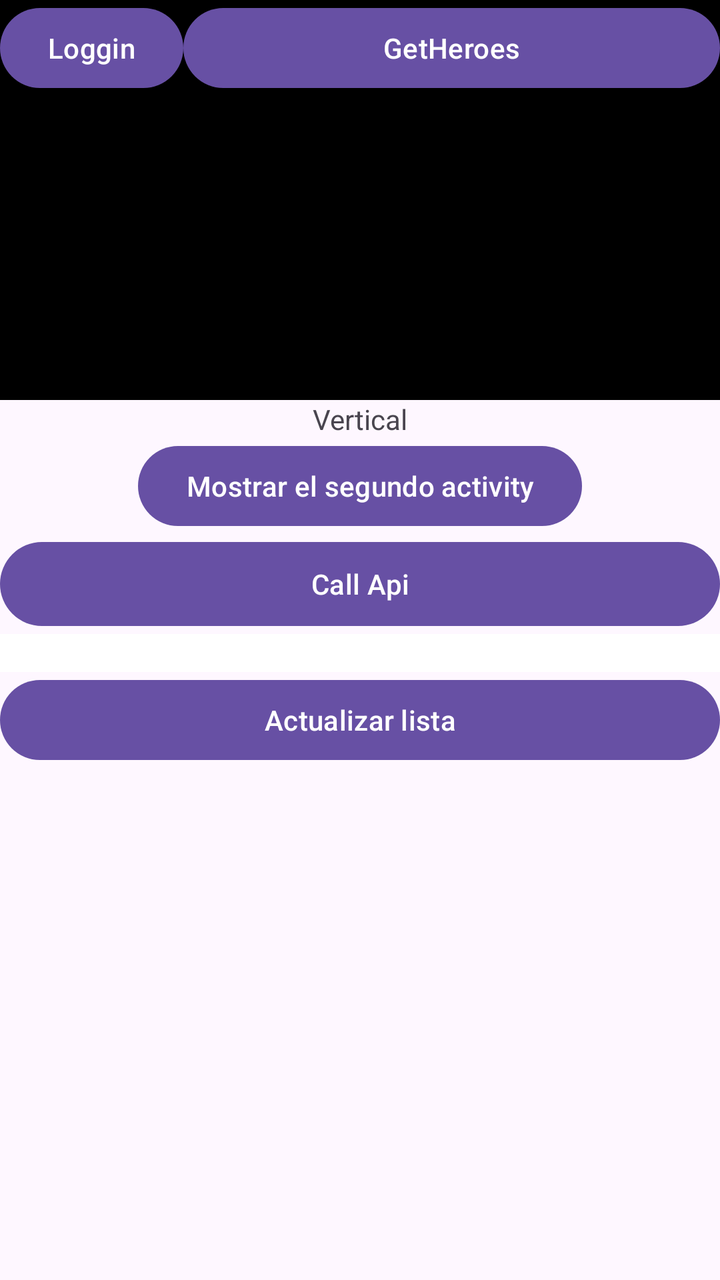
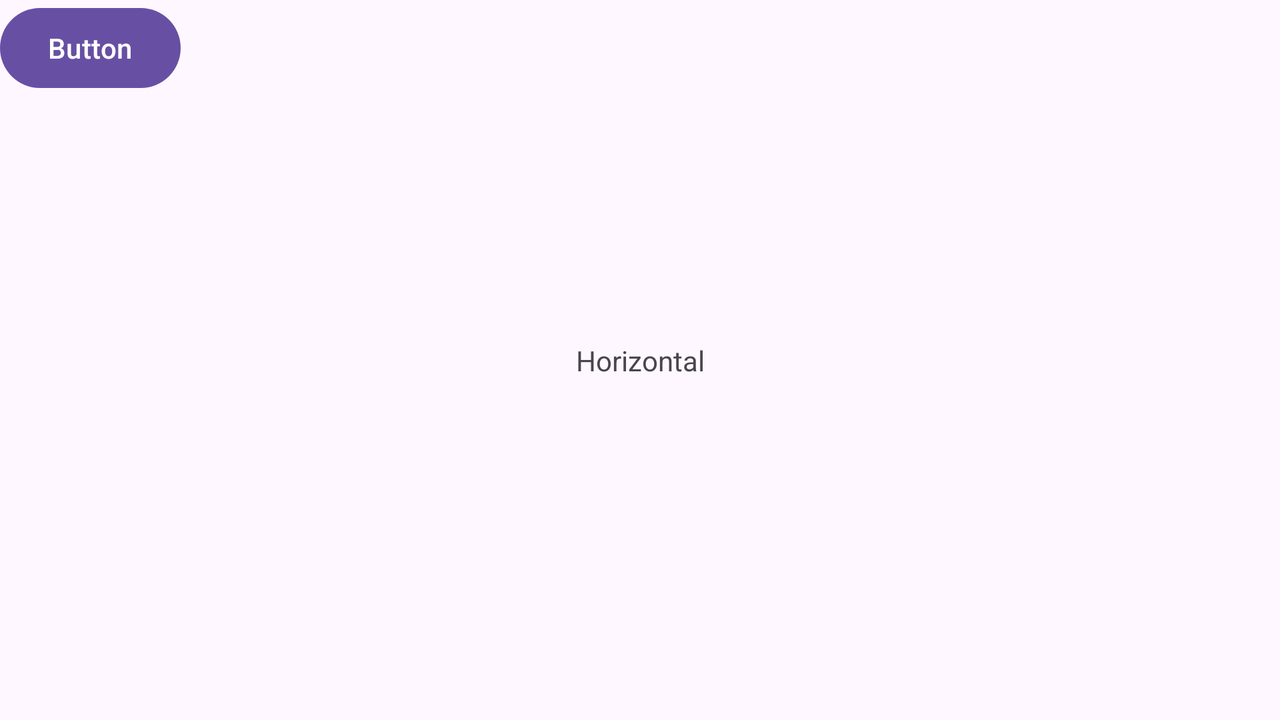

The same Android screen from two of the app's own layout files: first res/layout/ as a phone draws it, then the repository's variant for another configuration, drawn on a device whose configuration selects that folder. Both files follow.
<!-- AndroidManifest.xml: application theme Theme.ResumenPracticadeloexplicadoenlasclases -->
<!-- res/layout/activity_main.xml -->
<?xml version="1.0" encoding="utf-8"?>
<androidx.constraintlayout.widget.ConstraintLayout xmlns:android="http://schemas.android.com/apk/res/android"
    xmlns:app="http://schemas.android.com/apk/res-auto"
    xmlns:tools="http://schemas.android.com/tools"
    android:layout_width="match_parent"
    android:layout_height="match_parent"
    tools:context=".MainActivity">

    <TextView
        android:id="@+id/activity_main_textView"
        android:layout_width="wrap_content"
        android:layout_height="0dp"
        android:text="@string/texto_vertical"

        app:layout_constraintEnd_toEndOf="parent"
        app:layout_constraintStart_toStartOf="parent"
        app:layout_constraintTop_toBottomOf="@id/linearLayout" />

    <Button
        android:id="@+id/activity_main_button"
        android:layout_width="wrap_content"
        android:layout_height="wrap_content"
        android:text="Button"

        app:layout_constraintBottom_toTopOf="@+id/activity_main_textView"
        app:layout_constraintEnd_toEndOf="parent"
        app:layout_constraintStart_toStartOf="parent"
        app:layout_constraintTop_toTopOf="parent"></Button>

    <Button
        android:id="@+id/activity_main_button_Two"
        android:layout_width="wrap_content"
        android:layout_height="wrap_content"
        android:text="Mostrar el segundo activity"

        app:layout_constraintEnd_toEndOf="parent"
        app:layout_constraintStart_toStartOf="parent"
        app:layout_constraintTop_toBottomOf="@+id/activity_main_textView">

    </Button>

    <LinearLayout
        android:id="@+id/linearLayout"
        android:layout_width="match_parent"
        android:layout_height="200dp">

        <FrameLayout
            android:id="@+id/fragment_first"
            android:layout_width="match_parent"
            android:layout_height="match_parent"
            android:background="@color/black">

        </FrameLayout>

    </LinearLayout>

    <Button
        android:id="@+id/button_callApi"
        android:layout_width="match_parent"
        android:layout_height="50dp"
        android:text="Call Api"

        app:layout_constraintEnd_toEndOf="parent"
        app:layout_constraintStart_toStartOf="parent"
        app:layout_constraintTop_toBottomOf="@+id/activity_main_button_Two">

    </Button>
    <TextView
        android:id="@+id/text_view_of_call_apy"
        android:layout_width="0dp"
        android:layout_height="wrap_content"
        android:background="@color/white"

        app:layout_constraintTop_toBottomOf="@id/button_callApi"

        app:layout_constraintStart_toStartOf="parent"
        app:layout_constraintEnd_toEndOf="parent"
        ></TextView>

    <Button
        android:id="@+id/button_loggin"
        android:layout_width="0dp"
        android:layout_height="wrap_content"
        android:text="Loggin"
        app:layout_constraintStart_toStartOf="parent">

    </Button>

    <Button
        android:id="@+id/button_getHeroes"
        android:layout_width="0dp"
        android:layout_height="wrap_content"
        android:text="GetHeroes"
        app:layout_constraintEnd_toEndOf="parent"
        app:layout_constraintStart_toEndOf="@+id/button_loggin">

    </Button>

    <androidx.recyclerview.widget.RecyclerView
        android:id="@+id/Lista"
        android:layout_width="0dp"
        android:layout_height="wrap_content"

        app:layout_constraintTop_toBottomOf="@id/text_view_of_call_apy"
        app:layout_constraintStart_toStartOf="parent"
        app:layout_constraintEnd_toEndOf="parent"
        />

    <Button
        android:id="@+id/botón_actualizarLista"
        android:layout_width="0dp"
        android:layout_height="wrap_content"
        android:text="Actualizar lista"

        app:layout_constraintTop_toBottomOf="@id/Lista"
        app:layout_constraintStart_toStartOf="parent"
        app:layout_constraintEnd_toEndOf="parent"
        >

    </Button>

</androidx.constraintlayout.widget.ConstraintLayout>
<!-- resources referenced by this layout -->
<resources>
  <string name="texto_vertical">Vertical</string>
  <style name="Theme.ResumenPracticadeloexplicadoenlasclases" parent="Base.Theme.ResumenPracticadeloexplicadoenlasclases" />
  <style name="Base.Theme.ResumenPracticadeloexplicadoenlasclases" parent="Theme.Material3.DayNight.NoActionBar">
          
          
      </style>
</resources>
<!-- res/layout-land/activity_main.xml (the repository's variant of the layout above) -->
<!-- drawn on the phone turned sideways -->
<?xml version="1.0" encoding="utf-8"?>
<androidx.constraintlayout.widget.ConstraintLayout xmlns:android="http://schemas.android.com/apk/res/android"
    xmlns:app="http://schemas.android.com/apk/res-auto"
    xmlns:tools="http://schemas.android.com/tools"
    android:layout_width="match_parent"
    android:layout_height="match_parent"
    tools:context=".MainActivity">

    <TextView
        android:layout_width="wrap_content"
        android:layout_height="wrap_content"
        android:text="Horizontal"
        app:layout_constraintBottom_toBottomOf="parent"
        app:layout_constraintEnd_toEndOf="parent"
        app:layout_constraintStart_toStartOf="parent"
        app:layout_constraintTop_toTopOf="parent" />

    <Button
        android:id="@+id/button"
        android:layout_width="wrap_content"
        android:layout_height="wrap_content"
        android:text="Button"
        tools:layout_editor_absoluteX="161dp"
        tools:layout_editor_absoluteY="253dp" />

</androidx.constraintlayout.widget.ConstraintLayout>
<!-- resources referenced by the variant -->
<!-- as the phone turned sideways resolves them -->
<resources>
  <style name="Theme.ResumenPracticadeloexplicadoenlasclases" parent="Base.Theme.ResumenPracticadeloexplicadoenlasclases" />
  <style name="Base.Theme.ResumenPracticadeloexplicadoenlasclases" parent="Theme.Material3.DayNight.NoActionBar">
          
          
      </style>
</resources>
